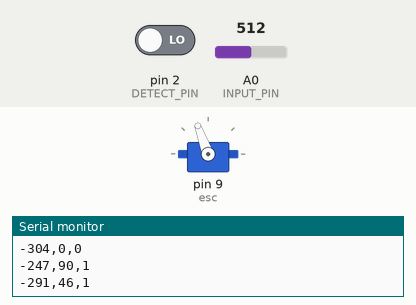
Recording of a sketch running on a simulated Arduino Uno, built with avr-gcc and run on an emulated ATmega328P. Shown: servo, the last lines printed to the serial monitor. Inputs (shaded band) come from the test bench; at power-on: A0 (INPUT_PIN) = 512, pin 2 (DETECT_PIN) LOW.

Above: at 1.2 s.
1.3 s: A0 (INPUT_PIN) set to 330
At 2.6 s:
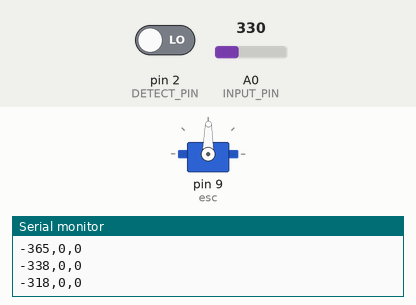
3.8 s: A0 (INPUT_PIN) set to 716
At 4.71 s:
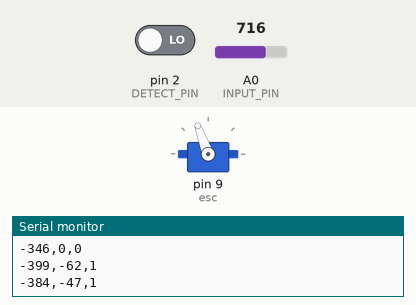
6.8 s: A0 (INPUT_PIN) set to 30
At 9.4 s:
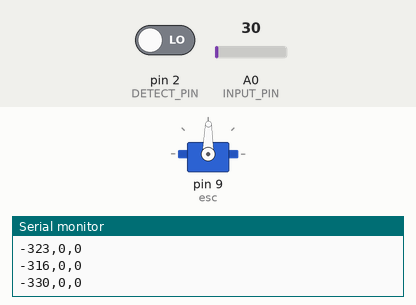
Timing chart, 0 to 10.9 s (numbered marks = the images above; inputs shaded):
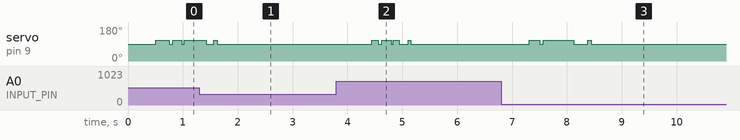

The sketch:

combination.ino
```cpp
#include <Servo.h>

#define SAMPLE_RATE 100        // Sampling rate
#define BAUD_RATE 115200       // Serial baud rate
#define INPUT_PIN A0           // Signal input pin
#define DETECT_PIN 2           // Detection input pin
#define Vref (1.65 / 5 * 1024) // Reference voltage
#define THRESHOLD 340          // Set an appropriate threshold for activation

Servo esc;  // Create a Servo object to control the ESC

void setup() {
  Serial.begin(BAUD_RATE);      // Initialize serial communication with the specified baud rate
  pinMode(DETECT_PIN, INPUT);   // Set detect pin as input
  esc.attach(9);                // Attach the ESC signal wire to pin 9
}

void loop() {
  // Calculate elapsed time
  static unsigned long past = 0;
  unsigned long present = micros();
  unsigned long interval = present - past;
  past = present;

  static long timer = 0;
  timer -= interval;

  if (timer < 0) {
    timer += 1000000 / SAMPLE_RATE;  // Reset timer based on sampling rate
    int sensor_value = analogRead(INPUT_PIN);    // Read analog value from input pin
    int detect_value = digitalRead(DETECT_PIN);  // Read digital value from detect pin
    int signal = Filter(sensor_value);           // Apply filtering to the sensor value
    int emgRaw = signal - Vref;                  // Subtract reference voltage to get EMG raw value

    // Check if the absolute EMG value exceeds the threshold for activation
  // if (detect_value == HIGH && (abs(emgRaw) > THRESHOLD-100||abs(emgRaw)<THRESHOLD+100))
    if(!(signal > -40 && signal < 40)) {
      Serial.println(String(emgRaw) + "," + String(signal) + ",1");  // Print EMG raw, filtered signal, and detection status
      esc.write(110);  // Rotate motor clockwise at full speed
      // delay(1000);
    } else {  // If detection signal is LOW or below threshold
      Serial.println(String(emgRaw) + ",0,0");  // Print EMG raw value and detection status
      esc.write(89);  // Set motor to stop position
    }
    // delay(1000);
  }
}

/**************************** Filtering ************************************/

// Simplified Butterworth IIR Digital Filter: bandpass
float Filter(float input) {
  float output = input;
  {
    static float z1, z2; // filter section state
    float x = output - (-0.55195385 * z1) - (0.60461714 * z2);  // Apply filter coefficients
    output = 0.00223489 * x + (0.00446978 * z1) + (0.00223489 * z2);  // Calculate output
    z2 = z1;  // Update state variables
    z1 = x;
  }

  {
    static float z1, z2; // filter section state
    float x = output - (-0.86036562 * z1) - (0.63511954 * z2);  // Apply filter coefficients
    output = 1.00000000 * x + (2.00000000 * z1) + (1.00000000 * z2);  // Calculate output
    z2 = z1;  // Update state variables
    z1 = x;
  }

  {
    static float z1, z2; // filter section state
    float x = output - (-0.37367240 * z1) - (0.81248708 * z2);  // Apply filter coefficients
    output = 1.00000000 * x + (-2.00000000 * z1) + (1.00000000 * z2);  // Calculate output
    z2 = z1;  // Update state variables
    z1 = x;
  }

  {
    static float z1, z2; // filter section state
    float x = output - (-1.15601175 * z1) - (0.84761589 * z2);  // Apply filter coefficients
    output = 1.00000000 * x + (-2.00000000 * z1) + (1.00000000 * z2);  // Calculate output
    z2 = z1;  // Update state variables
    z1 = x;
  }

  return output;  // Return the filtered output
}
```

Measured:
- after the input at 1.3 s, servo on pin 9 (esc): 110° → 89° after 0.13 s instead of 0.20 s
- after the input at 3.8 s, servo on pin 9 (esc): 89° → 110° after 0.64 s, → 89° 0.12 s later, → 110° 0.06 s later, → 89° 0.31 s later
- after the input at 6.8 s, servo on pin 9 (esc): 89° → 110° after 0.52 s, → 89° 0.81 s later, → 110° 0.25 s later, → 89° 0.06 s later
